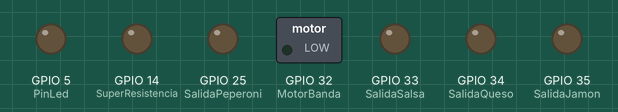
Simulated run of this sketch. Board: ESP32. Parts: switched loads named in the sketch (green lamp = pin HIGH), output pins drawn as LEDs (lit = HIGH). WiFi joins after 1.5 s; servers stay silent unless stated; uploads are accepted with an empty reply; what the sketch prints to the serial monitor is not drawn.

Above: at 0.1 s.
At 1.6 s:
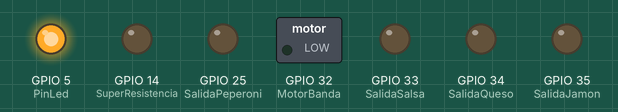
Timing chart, 0 to 3.1 s (numbered marks = the images above):
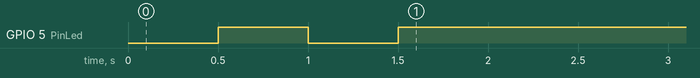

The sketch:

PizzaFacebook.ino
```cpp
//Consulta a realiza
// ID/feed - para optener la ultima foto en donde buscaremos las ordenes

#include <WiFiClientSecure.h>

//Entrada
int EntradaSalsa = 36;
int EntradaQueso = 37;
int EntradaJamon = 38;
int EntradaPeperoni = 39;

//Motores
int MotorBanda  = 32;

//Pistones
int SalidaSalsa = 33;
int SalidaQueso = 34;
int SalidaJamon = 35;
int SalidaPeperoni = 25;

//
int BotonHorno = 26;
int SensorPizza = 27;
//Dos motor dos paso a paso
int SuperResistencia = 14;

//Info de la orde
String nombredeusuario;
String iddeusuario;
String Orden;
int TipoOrden;
int Tiempo = 30;

//Inforacion de la RED
const char* ssid     = "TURBONETT_ALSW"; //Nombre de la red
const char* password = "2526-4897"; //Contraseña

//Inforacion de la consulta a facebook
//Para la contraseña entra a https://developers.facebook.com/tools/explorer/
const char* server = "facebook.com";//Servidor
String AccessToken = "EAACEdEose0cBAJg7AVJ0kQEIjZAt4kxS6FNfUHZCZCM2gi2mSkMsHQxVMUXG9BV9FGmMVy5ofXJ8hHZBOHyC7W9ZAwNAjIs4ipCwrLCG7pBk6MCAsySPOOeMGvwA8C5wyV1hWUwxrhgDOaBuPOH9xIHcl5l1pslJHAQWxmHHI2V0pkJE1nGyaNHHjJLLHT8UZD";
String IDImagen = "xxx";//ID del video o foto
String Fanpage = "252051211953535";
String IndicadorFacebook = "#PizzaTime";
String IDPost;
String ordenes[3] = {"#pizzajamon", "#pizzapeperonni", "#pizzaqueso"};
WiFiClientSecure client;//Cliente para contartar a facebook

//Pin del LED
int PinLed = 5;

//Respuesta con Facebook
String Data;

int Estado = 0;

void setup() {
  pinMode(PinLed, OUTPUT);

  Serial.begin(115200);

  //Entradas
  pinMode(EntradaSalsa, INPUT);
  pinMode(EntradaQueso, INPUT);
  pinMode(EntradaJamon, INPUT);
  pinMode(EntradaPeperoni, INPUT);

  //Motores
  pinMode(MotorBanda, OUTPUT);
  digitalWrite(MotorBanda, 0);

  //Pistones
  pinMode(SalidaSalsa, OUTPUT);
  pinMode(SalidaQueso, OUTPUT);
  pinMode(SalidaJamon, OUTPUT);
  pinMode(SalidaPeperoni, OUTPUT);

  pinMode( BotonHorno, INPUT );
  pinMode( SensorPizza , INPUT );
  pinMode( SuperResistencia , OUTPUT );

  Serial.print("Contectando a ");
  Serial.println(ssid);
  WiFi.begin(ssid, password);

  while (WiFi.status() != WL_CONNECTED) {
    digitalWrite(PinLed, 0);
    delay(500);
    digitalWrite(PinLed, 1);
    delay(500);
  }

  Serial.println("Conectado");

  //E0-Preguntar FB si Activar Banda
  Serial.println("E-1-Preguntado la Ultima Foto con #");
  PreguntaInicial();
}

void loop() {
  switch (Estado) {
    case 0:
      //E0-Preguntar FB si Activar Banda
      Serial.println("E0-Preguntado a FB ");
      if (buscarOrden()) {
        digitalWrite(MotorBanda, 1);
        Serial.println();
        Serial.print("Gracias por preferirornos ");
        Serial.print(nombredeusuario);
        Serial.print(" : ");
        Serial.println(iddeusuario);
        Serial.print("La orden que solisito es ");
        Serial.println(Orden);
        Serial.println("Encendiendo El hirno");
        digitalWrite(SuperResistencia, 1);
        Estado = 1;
      }
      break;
    case 1:
      //E1-Esperar Sesnsor Salsa y parar banda
      Serial.println("E1-Esperar Sesnsor Salva y para banda");
      if (digitalRead(EntradaSalsa) == 1) {
        digitalWrite(MotorBanda, 0);
        Estado = 2;
      }
      break;
    case 2:
      //E2-Depositar Salsa
      Serial.println("E2-Depositar Salsa");
      digitalWrite(SalidaSalsa, 1);
      delay(2000);//Tiempo para poner salde
      digitalWrite(SalidaSalsa, 0);
      digitalWrite(MotorBanda, 1);
      Estado = 3;
      break;
    case 3:
      //E3-Detectar Sensor de Quezo
      Serial.println("E3-Detectar Sensor de Quezo");
      if (digitalRead(EntradaQueso) == 1) {
        digitalWrite(MotorBanda, 0);
        Estado = 4;
      }
      break;
    case 4:
      //E4-Depositar Queso y Saltamos Segun TipoOrden
      Serial.println("E4-Depositar Queso");
      digitalWrite(SalidaQueso, 1);
      delay(2000);//Tiempo para poner Queso
      digitalWrite(SalidaQueso, 0);
      digitalWrite(MotorBanda, 1);
      if (TipoOrden == 2) {
        Estado = 9;
      }
      else if (TipoOrden == 1) {
        Estado = 7;
      }
      Estado = 5;
      break;
    case 5:
      //E5-Detectar Sensor Jamon
      Serial.println("E5-Detectar Sensor de Jamon");
      if (digitalRead(EntradaJamon) == 1) {
        digitalWrite(MotorBanda, 0);
        Estado = 6;
      }
      break;
    case 6:
      //E6-Depositar Jamon
      Serial.println("E6-Depositar Jamon");
      digitalWrite(SalidaJamon, 1);
      delay(2000);//Tiempo para poner Queso
      digitalWrite(SalidaJamon, 0);
      digitalWrite(MotorBanda, 1);
      Estado = 9;
      break;
    case 7:
      //E7-Detectar Sensor Peperoni
      Serial.println("E7-Detectar Sensor de Peperoni");
      if (digitalRead(EntradaPeperoni) == 1) {
        digitalWrite(MotorBanda, 0);
        Estado = 8;
      }
      break;
    case 8:
      //E8-Depositar Peperoni
      Serial.println("E8-Depositar Peperoni");
      digitalWrite(SalidaPeperoni, 1);
      delay(2000);//Tiempo para poner Queso
      digitalWrite(SalidaPeperoni, 0);
      digitalWrite(MotorBanda, 1);
      Estado = 9;
      break;
    case 9:
      if (digitalRead(BotonHorno) == 1) {
        ///
        //         ()          ()
        //
        //
        //      ()                 ()
        //       ()               ()
        //         ()            ()
        //           ()         ()
        //             ()()()()()
        //
        //Inserte su codigo para motor paso a paso
        //ACTIVAr
        //SUERTE, DIOS LO QUIERE, F ChepeCarlos
        Estado = 10;
      }
      break;
    case 10:
      ///
      //         ()          ()
      //
      //
      //      ()                 ()
      //       ()               ()
      //         ()            ()
      //           ()         ()
      //             ()()()()()
      //
      //Inserte su codigo para motor paso a paso
      //SEGIR
      //SUERTE, DIOS LO QUIERE, F ChepeCarlos
      if (digitalRead(SensorPizza) == 1) {
        ///
        //         ()          ()
        //
        //
        //      ()                 ()
        //       ()               ()
        //         ()            ()
        //           ()         ()
        //             ()()()()()
        //
        //Inserte su codigo para motor paso a paso
        //PARAR
        //SUERTE, DIOS LO QUIERE, F ChepeCarlos
        digitalWrite(MotorBanda, 0);
        Estado = 11;

      }
      break;
    case 11:
      delay(Tiempo * 6000);
      ///
      //         ()          ()
      //
      //
      //      ()                 ()
      //       ()               ()
      //         ()            ()
      //           ()         ()
      //             ()()()()()
      //
      //Inserte su codigo para motor paso a paso
      //Abir puerta
      //SUERTE, DIOS LO QUIERE, F ChepeCarlos
      digitalWrite(SuperResistencia, 0);
      Estado = 0;
      break;
    default:
      Estado = 0;
      break;
  }
}

void PreguntaInicial() {

  String Pregunta;

  Pregunta = "GET https://graph.facebook.com/v2.10/";
  Pregunta.concat(Fanpage);
  Pregunta.concat("/feed?access_token=");
  Pregunta.concat(AccessToken);
  Pregunta.concat(" HTTP/1.0");

  Serial.print("Pregunta ");
  Serial.println(Pregunta);

  String Respuesta = PreguntarFacebook(Pregunta);

  Serial.print("Respuesta : ");
  Serial.println(Respuesta);

  int IDIndicadorFB =  BuscarTexto(Respuesta, IndicadorFacebook );
  int IDPostInicio = BuscarTexto(Respuesta, "_", IDIndicadorFB );
  int IDPostFinal = BuscarTexto(Respuesta, "\"", IDPostInicio);
  IDPost = Respuesta.substring(IDPostInicio + 1, IDPostFinal);
  Serial.print("IDIndicadorFB ");
  Serial.println(IDIndicadorFB);

  Serial.print("IDPostInicio ");
  Serial.println(IDPostInicio);

  Serial.print("IDPostFinal ");
  Serial.println(IDPostFinal);

  Serial.print("ID Post:");
  Serial.println(IDPost);
}

String PreguntarFacebook(String Consulta) {
  String Texto = "Error";

  Serial.println("\nEmpezando coneccion con el servidor...");

  if (!client.connect(server, 443))
    Serial.println("Conexion Fallida");
  else {
    Serial.println("Conexion Exitosa");

    client.println(Consulta);
    client.println("Host: www.graph.facebook.com");
    client.println("Connection: close");
    client.println();

    Serial.print("Esperando Respuesta ");
    while (!client.available()) {
      delay(500);
      Serial.print(".");
    }

    while (client.available()) {
      Texto = client.readString();
    }

    if (!client.connected()) {
      Serial.println();
      Serial.println("Desconectar del servidor");
      client.stop();
    }
  }
  return Texto;
}

int BuscarTexto(String Consulta, String Texto) {
  int Posicion = Consulta.indexOf(Texto);
  return Posicion;
}

int BuscarTexto(String Consulta, String Texto, int Inicio) {
  int Posicion = Consulta.indexOf(Texto, Inicio);
  return Posicion;
}

boolean buscarOrden() {
  String Pregunta2;

  Pregunta2 = "GET https://graph.facebook.com/v2.10/";
  Pregunta2.concat(IDPost);
  Pregunta2.concat("?fields=comments.limit(4).order(reverse_chronological)&access_token=");
  Pregunta2.concat(AccessToken);
  Pregunta2.concat(" HTTP/1.0");

  Serial.print("Consulta a facebook: ");
  Serial.println(Pregunta2);
  Serial.println();

  String Respuesta2 = PreguntarFacebook(Pregunta2);
  Serial.print("Facebook Responde: ");
  Serial.println(Respuesta2);
  Serial.println();

  if (Respuesta2 != "Error") {

    //Busca Nombre de usuario
    int IDIndicadorFB =  BuscarTexto(Respuesta2, "name" );
    int IDPostInicio = BuscarTexto(Respuesta2, ":\"", IDIndicadorFB );
    int IDPostFinal = BuscarTexto(Respuesta2, "\",", IDPostInicio);
    nombredeusuario = Respuesta2.substring(IDPostInicio + 2, IDPostFinal);

    //Busca ID
    int IDIndicadorFB2 =  BuscarTexto(Respuesta2, "id", IDPostFinal );
    int IDPostInicio2 = BuscarTexto(Respuesta2, ":\"", IDIndicadorFB2 );
    int IDPostFinal2 = BuscarTexto(Respuesta2, "\"}", IDPostInicio2);
    iddeusuario = Respuesta2.substring(IDPostInicio2 + 2, IDPostFinal2);

    //Busca Order
    int IDIndicadorFB3 =  BuscarTexto(Respuesta2, "message", IDPostFinal );
    int IDPostInicio3 = BuscarTexto(Respuesta2, ":\"", IDIndicadorFB3 );
    int IDPostFinal3 = BuscarTexto(Respuesta2, "\",", IDPostInicio3);
    Orden = Respuesta2.substring(IDPostInicio3 + 2, IDPostFinal3);

    //Busca ID Orde
    int IDIndicadorFB4 =  BuscarTexto(Respuesta2, "_", IDPostFinal3 );
    int IDPostInicio4 = BuscarTexto(Respuesta2, "\"", IDIndicadorFB4 );
    int IDPostFinal4 = BuscarTexto(Respuesta2, "\"}", IDPostInicio4);
    String idorden = Respuesta2.substring(IDIndicadorFB4 + 1, IDPostInicio4);

    //Confirma Orde Tiene Sentido
    TipoOrden = 0;
    for (int t = 0; t < 3; t++) {
      if (Orden.indexOf(ordenes[t])  != -1) {
        TipoOrden = t;
        return true;
      }
    }
  }
  return false;
}
```
